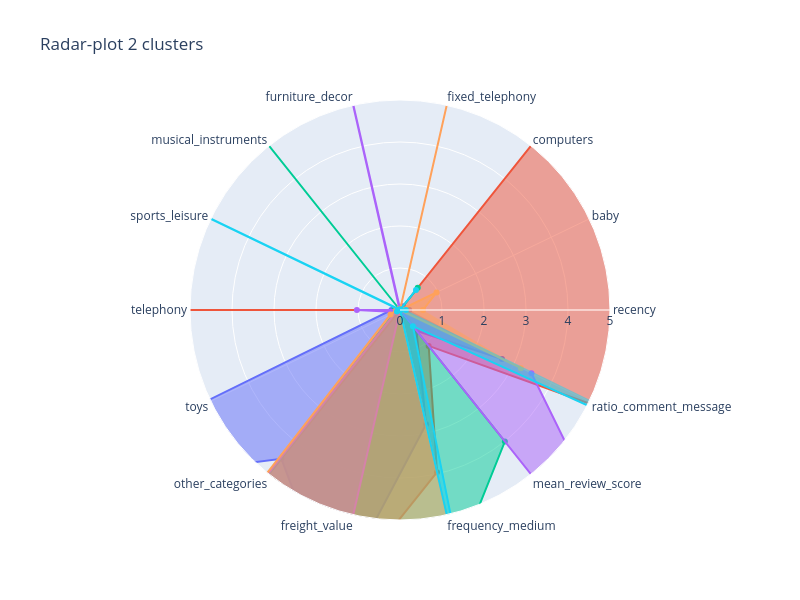

Here is the notebook cell this chart was saved with:
### Code cell
plot_clusters_radar(centroid_normalized_6)

### Figure 1 — Plotly figure (JSON) as saved in the notebook; plotly's stock layout.template omitted (floating-point values rounded to 4 significant figures)
{"data": [{"fill": "toself", "name": "Cluster 0", "r": [0.2189, 0, 0.1109, 0, 0, 0, 5.551e-17, 0.204, 10, 4.53, 7.054, 2.789, 0.6299, 2.694], "theta": ["recency", "baby", "computers", "fixed_telephony", "furniture_decor", "musical_instruments", "sports_leisure", "telephony", "toys", "other_categories", "freight_value", "frequency_medium", "mean_review_score", "ratio_comment_message"], "type": "scatterpolar"}, {"fill": "toself", "name": "Cluster 1", "r": [10, 10, 10, 0, 1.388e-17, 0, 5.551e-17, 10, 0, 5.516, 7.127, 3.961, 1.094, 5.531], "theta": ["recency", "baby", "computers", "fixed_telephony", "furniture_decor", "musical_instruments", "sports_leisure", "telephony", "toys", "other_categories", "freight_value", "frequency_medium", "mean_review_score", "ratio_comment_message"], "type": "scatterpolar"}, {"fill": "toself", "name": "Cluster 2", "r": [0.1285, 0, 0.6774, 0, 1.388e-17, 10, 0, 0.1322, 0.1462, 5.78, 7.952, 6.121, 4.005, 0], "theta": ["recency", "baby", "computers", "fixed_telephony", "furniture_decor", "musical_instruments", "sports_leisure", "telephony", "toys", "other_categories", "freight_value", "frequency_medium", "mean_review_score", "ratio_comment_message"], "type": "scatterpolar"}, {"fill": "toself", "name": "Cluster 3", "r": [0, 0, 8.882e-16, 0.01603, 10, 0.01603, 0.01603, 1.027, 0.1102, 10, 8.986, 0, 10, 3.474], "theta": ["recency", "baby", "computers", "fixed_telephony", "furniture_decor", "musical_instruments", "sports_leisure", "telephony", "toys", "other_categories", "freight_value", "frequency_medium", "mean_review_score", "ratio_comment_message"], "type": "scatterpolar"}, {"fill": "toself", "name": "Cluster 4", "r": [0.5484, 0.9661, 0, 10, 1.388e-17, 0.03484, 0, 0.09036, 0.2514, 9.622, 10, 10, 0, 3.194], "theta": ["recency", "baby", "computers", "fixed_telephony", "furniture_decor", "musical_instruments", "sports_leisure", "telephony", "toys", "other_categories", "freight_value", "frequency_medium", "mean_review_score", "ratio_comment_message"], "type": "scatterpolar"}, {"fill": "toself", "name": "Cluster 5", "r": [0.139, 0, 0.6105, 0.004818, 0, 0.02168, 10, 0, 0.08178, 0, 0, 8.379, 0.492, 10], "theta": ["recency", "baby", "computers", "fixed_telephony", "furniture_decor", "musical_instruments", "sports_leisure", "telephony", "toys", "other_categories", "freight_value", "frequency_medium", "mean_review_score", "ratio_comment_message"], "type": "scatterpolar"}], "layout": {"height": 600, "polar": {"angularaxis": {"type": "category"}, "radialaxis": {"autorange": false, "range": [0, 5], "type": "linear", "visible": true}}, "showlegend": false, "title": {"text": "Radar-plot 2 clusters"}, "width": 800}}
